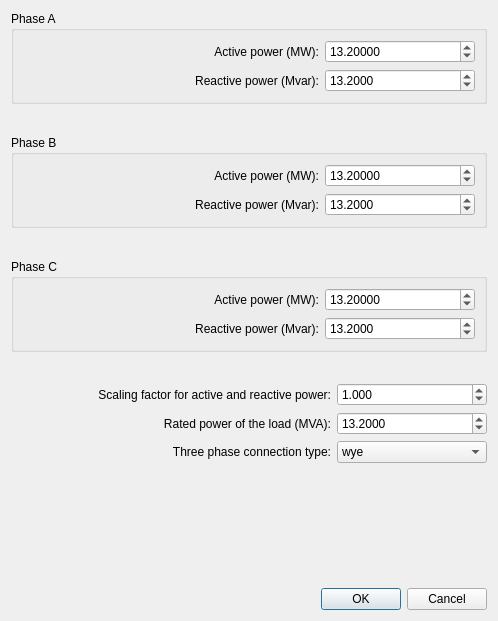
<?xml version="1.0" encoding="UTF-8"?>
<ui version="4.0">
 <class>Dialog</class>
 <widget class="QDialog" name="Dialog">
  <property name="geometry">
   <rect>
    <x>0</x>
    <y>0</y>
    <width>498</width>
    <height>621</height>
   </rect>
  </property>
  <property name="minimumSize">
   <size>
    <width>498</width>
    <height>621</height>
   </size>
  </property>
  <property name="maximumSize">
   <size>
    <width>498</width>
    <height>621</height>
   </size>
  </property>
  <property name="windowTitle">
   <string>Dialog</string>
  </property>
  <layout class="QVBoxLayout" name="verticalLayout">
   <item>
    <widget class="QGroupBox" name="groupBox">
     <property name="title">
      <string>Phase A</string>
     </property>
     <layout class="QVBoxLayout" name="verticalLayout_2">
      <item>
       <layout class="QHBoxLayout" name="horizontalLayout">
        <item>
         <spacer name="horizontalSpacer">
          <property name="orientation">
           <enum>Qt::Horizontal</enum>
          </property>
          <property name="sizeHint" stdset="0">
           <size>
            <width>40</width>
            <height>20</height>
           </size>
          </property>
         </spacer>
        </item>
        <item>
         <widget class="QLabel" name="label">
          <property name="text">
           <string>Active power (MW):</string>
          </property>
          <property name="alignment">
           <set>Qt::AlignRight|Qt::AlignTrailing|Qt::AlignVCenter</set>
          </property>
         </widget>
        </item>
        <item>
         <widget class="QDoubleSpinBox" name="p_a_mw">
          <property name="minimumSize">
           <size>
            <width>150</width>
            <height>0</height>
           </size>
          </property>
          <property name="decimals">
           <number>5</number>
          </property>
          <property name="minimum">
           <double>0.000000000000000</double>
          </property>
          <property name="maximum">
           <double>5000.000000000000000</double>
          </property>
          <property name="singleStep">
           <double>1.000000000000000</double>
          </property>
          <property name="value">
           <double>13.199999999999999</double>
          </property>
         </widget>
        </item>
       </layout>
      </item>
      <item>
       <layout class="QHBoxLayout" name="horizontalLayout_4">
        <item>
         <spacer name="horizontalSpacer_2">
          <property name="orientation">
           <enum>Qt::Horizontal</enum>
          </property>
          <property name="sizeHint" stdset="0">
           <size>
            <width>40</width>
            <height>20</height>
           </size>
          </property>
         </spacer>
        </item>
        <item>
         <widget class="QLabel" name="label_4">
          <property name="text">
           <string>Reactive power (Mvar):</string>
          </property>
          <property name="alignment">
           <set>Qt::AlignRight|Qt::AlignTrailing|Qt::AlignVCenter</set>
          </property>
         </widget>
        </item>
        <item>
         <widget class="QDoubleSpinBox" name="q_a_mvar">
          <property name="minimumSize">
           <size>
            <width>150</width>
            <height>0</height>
           </size>
          </property>
          <property name="decimals">
           <number>4</number>
          </property>
          <property name="minimum">
           <double>-5000.000000000000000</double>
          </property>
          <property name="maximum">
           <double>5000.000000000000000</double>
          </property>
          <property name="singleStep">
           <double>1.000000000000000</double>
          </property>
          <property name="value">
           <double>13.199999999999999</double>
          </property>
         </widget>
        </item>
       </layout>
      </item>
     </layout>
    </widget>
   </item>
   <item>
    <spacer name="verticalSpacer_4">
     <property name="orientation">
      <enum>Qt::Vertical</enum>
     </property>
     <property name="sizeType">
      <enum>QSizePolicy::Fixed</enum>
     </property>
     <property name="sizeHint" stdset="0">
      <size>
       <width>20</width>
       <height>25</height>
      </size>
     </property>
    </spacer>
   </item>
   <item>
    <widget class="QGroupBox" name="groupBox_2">
     <property name="title">
      <string>Phase B</string>
     </property>
     <layout class="QVBoxLayout" name="verticalLayout_3">
      <item>
       <layout class="QHBoxLayout" name="horizontalLayout_2">
        <item>
         <spacer name="horizontalSpacer_3">
          <property name="orientation">
           <enum>Qt::Horizontal</enum>
          </property>
          <property name="sizeHint" stdset="0">
           <size>
            <width>40</width>
            <height>20</height>
           </size>
          </property>
         </spacer>
        </item>
        <item>
         <widget class="QLabel" name="label_2">
          <property name="text">
           <string>Active power (MW):</string>
          </property>
          <property name="alignment">
           <set>Qt::AlignRight|Qt::AlignTrailing|Qt::AlignVCenter</set>
          </property>
         </widget>
        </item>
        <item>
         <widget class="QDoubleSpinBox" name="p_b_mw">
          <property name="minimumSize">
           <size>
            <width>150</width>
            <height>0</height>
           </size>
          </property>
          <property name="decimals">
           <number>5</number>
          </property>
          <property name="minimum">
           <double>0.000000000000000</double>
          </property>
          <property name="maximum">
           <double>5000.000000000000000</double>
          </property>
          <property name="singleStep">
           <double>1.000000000000000</double>
          </property>
          <property name="value">
           <double>13.199999999999999</double>
          </property>
         </widget>
        </item>
       </layout>
      </item>
      <item>
       <layout class="QHBoxLayout" name="horizontalLayout_7">
        <item>
         <spacer name="horizontalSpacer_4">
          <property name="orientation">
           <enum>Qt::Horizontal</enum>
          </property>
          <property name="sizeHint" stdset="0">
           <size>
            <width>40</width>
            <height>20</height>
           </size>
          </property>
         </spacer>
        </item>
        <item>
         <widget class="QLabel" name="label_7">
          <property name="text">
           <string>Reactive power (Mvar):</string>
          </property>
          <property name="alignment">
           <set>Qt::AlignRight|Qt::AlignTrailing|Qt::AlignVCenter</set>
          </property>
         </widget>
        </item>
        <item>
         <widget class="QDoubleSpinBox" name="q_b_mvar">
          <property name="minimumSize">
           <size>
            <width>150</width>
            <height>0</height>
           </size>
          </property>
          <property name="decimals">
           <number>4</number>
          </property>
          <property name="minimum">
           <double>-5000.000000000000000</double>
          </property>
          <property name="maximum">
           <double>5000.000000000000000</double>
          </property>
          <property name="singleStep">
           <double>1.000000000000000</double>
          </property>
          <property name="value">
           <double>13.199999999999999</double>
          </property>
         </widget>
        </item>
       </layout>
      </item>
     </layout>
    </widget>
   </item>
   <item>
    <spacer name="verticalSpacer_5">
     <property name="orientation">
      <enum>Qt::Vertical</enum>
     </property>
     <property name="sizeType">
      <enum>QSizePolicy::Fixed</enum>
     </property>
     <property name="sizeHint" stdset="0">
      <size>
       <width>20</width>
       <height>25</height>
      </size>
     </property>
    </spacer>
   </item>
   <item>
    <widget class="QGroupBox" name="groupBox_3">
     <property name="title">
      <string>Phase C</string>
     </property>
     <layout class="QVBoxLayout" name="verticalLayout_4">
      <item>
       <layout class="QHBoxLayout" name="horizontalLayout_3">
        <item>
         <spacer name="horizontalSpacer_5">
          <property name="orientation">
           <enum>Qt::Horizontal</enum>
          </property>
          <property name="sizeHint" stdset="0">
           <size>
            <width>40</width>
            <height>20</height>
           </size>
          </property>
         </spacer>
        </item>
        <item>
         <widget class="QLabel" name="label_3">
          <property name="text">
           <string>Active power (MW):</string>
          </property>
          <property name="alignment">
           <set>Qt::AlignRight|Qt::AlignTrailing|Qt::AlignVCenter</set>
          </property>
         </widget>
        </item>
        <item>
         <widget class="QDoubleSpinBox" name="p_c_mw">
          <property name="minimumSize">
           <size>
            <width>150</width>
            <height>0</height>
           </size>
          </property>
          <property name="decimals">
           <number>5</number>
          </property>
          <property name="minimum">
           <double>0.000000000000000</double>
          </property>
          <property name="maximum">
           <double>5000.000000000000000</double>
          </property>
          <property name="singleStep">
           <double>1.000000000000000</double>
          </property>
          <property name="value">
           <double>13.199999999999999</double>
          </property>
         </widget>
        </item>
       </layout>
      </item>
      <item>
       <layout class="QHBoxLayout" name="horizontalLayout_8">
        <item>
         <spacer name="horizontalSpacer_6">
          <property name="orientation">
           <enum>Qt::Horizontal</enum>
          </property>
          <property name="sizeHint" stdset="0">
           <size>
            <width>40</width>
            <height>20</height>
           </size>
          </property>
         </spacer>
        </item>
        <item>
         <widget class="QLabel" name="label_8">
          <property name="text">
           <string>Reactive power (Mvar):</string>
          </property>
          <property name="alignment">
           <set>Qt::AlignRight|Qt::AlignTrailing|Qt::AlignVCenter</set>
          </property>
         </widget>
        </item>
        <item>
         <widget class="QDoubleSpinBox" name="q_c_mvar">
          <property name="minimumSize">
           <size>
            <width>150</width>
            <height>0</height>
           </size>
          </property>
          <property name="decimals">
           <number>4</number>
          </property>
          <property name="minimum">
           <double>-5000.000000000000000</double>
          </property>
          <property name="maximum">
           <double>5000.000000000000000</double>
          </property>
          <property name="singleStep">
           <double>1.000000000000000</double>
          </property>
          <property name="value">
           <double>13.199999999999999</double>
          </property>
         </widget>
        </item>
       </layout>
      </item>
     </layout>
    </widget>
   </item>
   <item>
    <spacer name="verticalSpacer_7">
     <property name="orientation">
      <enum>Qt::Vertical</enum>
     </property>
     <property name="sizeType">
      <enum>QSizePolicy::Fixed</enum>
     </property>
     <property name="sizeHint" stdset="0">
      <size>
       <width>20</width>
       <height>25</height>
      </size>
     </property>
    </spacer>
   </item>
   <item>
    <layout class="QHBoxLayout" name="horizontalLayout_5">
     <item>
      <spacer name="horizontalSpacer_7">
       <property name="orientation">
        <enum>Qt::Horizontal</enum>
       </property>
       <property name="sizeHint" stdset="0">
        <size>
         <width>40</width>
         <height>20</height>
        </size>
       </property>
      </spacer>
     </item>
     <item>
      <widget class="QLabel" name="label_5">
       <property name="text">
        <string>Scaling factor for active and reactive power:</string>
       </property>
       <property name="alignment">
        <set>Qt::AlignRight|Qt::AlignTrailing|Qt::AlignVCenter</set>
       </property>
      </widget>
     </item>
     <item>
      <widget class="QDoubleSpinBox" name="scaling">
       <property name="minimumSize">
        <size>
         <width>150</width>
         <height>0</height>
        </size>
       </property>
       <property name="decimals">
        <number>3</number>
       </property>
       <property name="minimum">
        <double>0.000000000000000</double>
       </property>
       <property name="maximum">
        <double>2.000000000000000</double>
       </property>
       <property name="singleStep">
        <double>0.100000000000000</double>
       </property>
       <property name="value">
        <double>1.000000000000000</double>
       </property>
      </widget>
     </item>
    </layout>
   </item>
   <item>
    <layout class="QHBoxLayout" name="horizontalLayout_6">
     <item>
      <spacer name="horizontalSpacer_8">
       <property name="orientation">
        <enum>Qt::Horizontal</enum>
       </property>
       <property name="sizeHint" stdset="0">
        <size>
         <width>40</width>
         <height>20</height>
        </size>
       </property>
      </spacer>
     </item>
     <item>
      <widget class="QLabel" name="label_6">
       <property name="text">
        <string>Rated power of the load (MVA):</string>
       </property>
       <property name="alignment">
        <set>Qt::AlignRight|Qt::AlignTrailing|Qt::AlignVCenter</set>
       </property>
      </widget>
     </item>
     <item>
      <widget class="QDoubleSpinBox" name="sn_mva">
       <property name="minimumSize">
        <size>
         <width>150</width>
         <height>0</height>
        </size>
       </property>
       <property name="decimals">
        <number>4</number>
       </property>
       <property name="minimum">
        <double>0.000000000000000</double>
       </property>
       <property name="maximum">
        <double>10000.000000000000000</double>
       </property>
       <property name="singleStep">
        <double>1.000000000000000</double>
       </property>
       <property name="value">
        <double>13.199999999999999</double>
       </property>
      </widget>
     </item>
    </layout>
   </item>
   <item>
    <layout class="QHBoxLayout" name="horizontalLayout_26">
     <item>
      <spacer name="horizontalSpacer_9">
       <property name="orientation">
        <enum>Qt::Horizontal</enum>
       </property>
       <property name="sizeHint" stdset="0">
        <size>
         <width>40</width>
         <height>20</height>
        </size>
       </property>
      </spacer>
     </item>
     <item>
      <widget class="QLabel" name="label_25">
       <property name="text">
        <string>Three phase connection type:</string>
       </property>
       <property name="alignment">
        <set>Qt::AlignRight|Qt::AlignTrailing|Qt::AlignVCenter</set>
       </property>
      </widget>
     </item>
     <item>
      <widget class="QComboBox" name="type">
       <property name="minimumSize">
        <size>
         <width>150</width>
         <height>0</height>
        </size>
       </property>
       <item>
        <property name="text">
         <string>wye</string>
        </property>
       </item>
       <item>
        <property name="text">
         <string>delta</string>
        </property>
       </item>
      </widget>
     </item>
    </layout>
   </item>
   <item>
    <spacer name="verticalSpacer">
     <property name="orientation">
      <enum>Qt::Vertical</enum>
     </property>
     <property name="sizeHint" stdset="0">
      <size>
       <width>20</width>
       <height>40</height>
      </size>
     </property>
    </spacer>
   </item>
   <item>
    <widget class="QDialogButtonBox" name="buttonBox">
     <property name="orientation">
      <enum>Qt::Horizontal</enum>
     </property>
     <property name="standardButtons">
      <set>QDialogButtonBox::Cancel|QDialogButtonBox::Ok</set>
     </property>
    </widget>
   </item>
  </layout>
 </widget>
 <resources/>
 <connections>
  <connection>
   <sender>buttonBox</sender>
   <signal>accepted()</signal>
   <receiver>Dialog</receiver>
   <slot>accept()</slot>
   <hints>
    <hint type="sourcelabel">
     <x>254</x>
     <y>518</y>
    </hint>
    <hint type="destinationlabel">
     <x>157</x>
     <y>274</y>
    </hint>
   </hints>
  </connection>
  <connection>
   <sender>buttonBox</sender>
   <signal>rejected()</signal>
   <receiver>Dialog</receiver>
   <slot>reject()</slot>
   <hints>
    <hint type="sourcelabel">
     <x>322</x>
     <y>518</y>
    </hint>
    <hint type="destinationlabel">
     <x>286</x>
     <y>274</y>
    </hint>
   </hints>
  </connection>
 </connections>
</ui>
